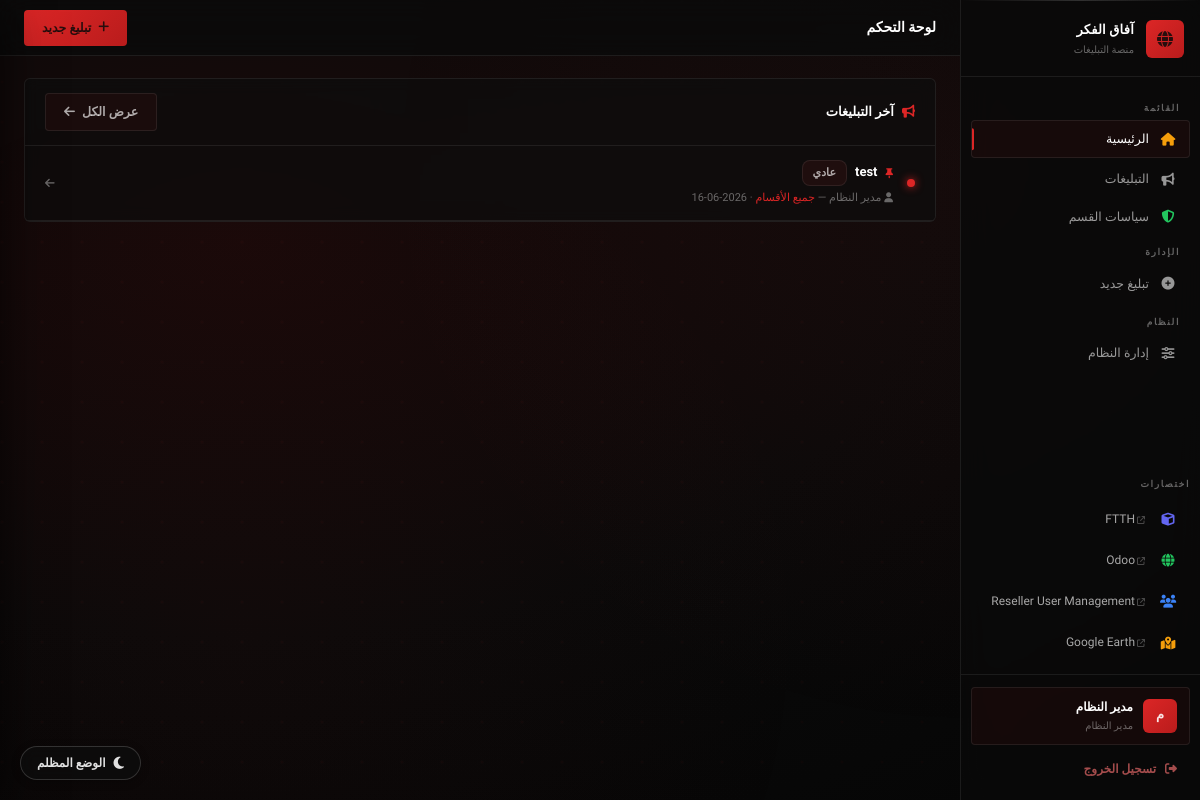
The page /dashboard (signed in) on the database as committed earlier.
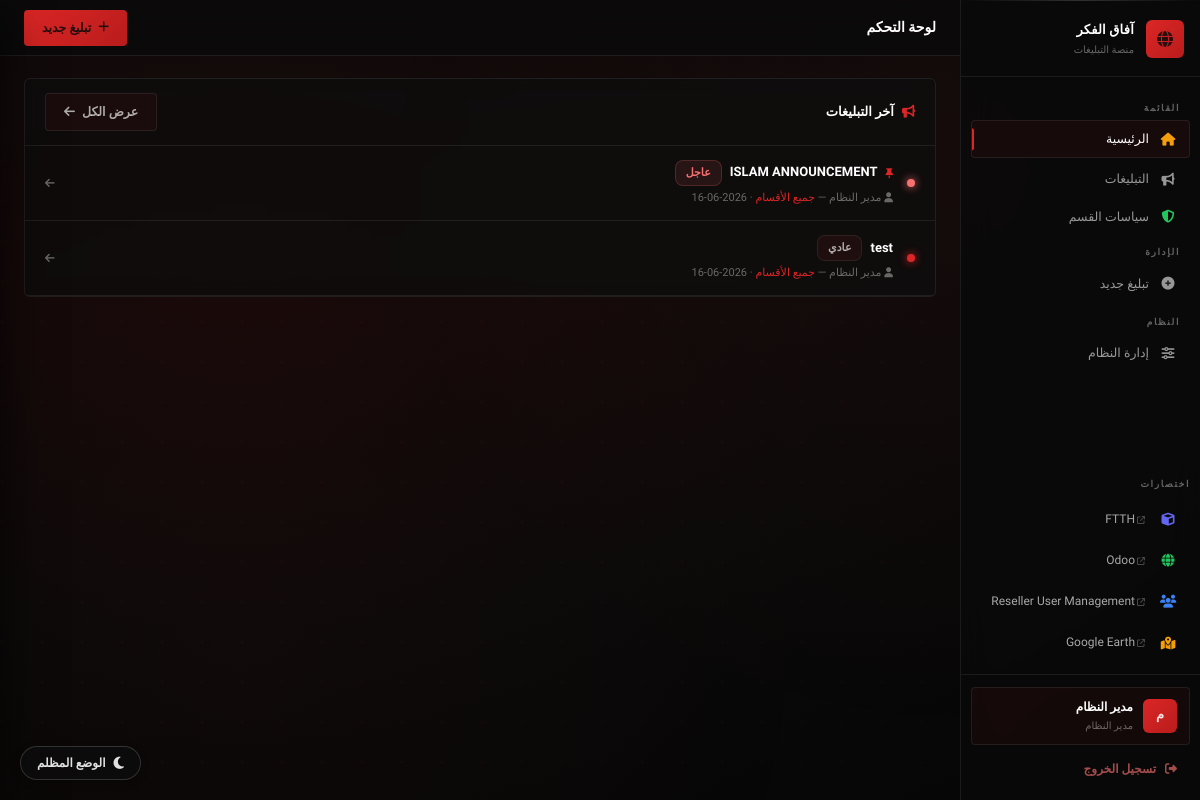
The same page on the database as committed later.
### tables this page shows
CREATE TABLE "announcements" (
    id INTEGER PRIMARY KEY AUTOINCREMENT,
    title TEXT NOT NULL,
    body TEXT NOT NULL,
    priority TEXT DEFAULT 'normal',
    department_id INTEGER,
    created_by INTEGER NOT NULL,
    created_at TIMESTAMP DEFAULT CURRENT_TIMESTAMP,
    updated_at TIMESTAMP,
    is_pinned INTEGER DEFAULT 0,
    is_global INTEGER DEFAULT 0,
    FOREIGN KEY (department_id) REFERENCES departments(id),
    FOREIGN KEY (created_by) REFERENCES users(id)
);

CREATE TABLE users (
        id INTEGER PRIMARY KEY AUTOINCREMENT,
        username TEXT NOT NULL UNIQUE,
        password TEXT NOT NULL,
        full_name TEXT NOT NULL,
        role TEXT NOT NULL CHECK(role IN ('superadmin','manager','employee')),
        department_id INTEGER,
        is_active INTEGER DEFAULT 1,
        created_at DATETIME DEFAULT CURRENT_TIMESTAMP,
        last_login DATETIME,
        FOREIGN KEY (department_id) REFERENCES departments(id)
    );

CREATE TABLE departments (
        id INTEGER PRIMARY KEY AUTOINCREMENT,
        name TEXT NOT NULL UNIQUE,
        name_ar TEXT NOT NULL,
        icon TEXT DEFAULT 'fas fa-building',
        color TEXT DEFAULT '#2563eb',
        created_at DATETIME DEFAULT CURRENT_TIMESTAMP
    );

### routes/dashboard.py (the view, shortened to what this page needs)
@dashboard_bp.route('/')
@dashboard_bp.route('/dashboard')
@login_required
def index():
    db   = get_db()
    role = session.get('role')
    dept = session.get('department_id')
    if role == 'superadmin':
        announcements = db.execute(
            "SELECT a.*, d.name_ar as dept_name, u.full_name as author FROM announcements a JOIN departments d ON a.department_id=d.id JOIN users u ON a.created_by=u.id ORDER BY a.is_pinned DESC, a.created_at DESC LIMIT 8"
        ).fetchall()
        stats = {
            'users':         db.execute("SELECT COUNT(*) as c FROM users WHERE role!='superadmin'").fetchone()['c'],
            'depts':         db.execute("SELECT COUNT(*) as c FROM departments").fetchone()['c'],
            'announcements': db.execute("SELECT COUNT(*) as c FROM announcements").fetchone()['c'],
            'urgent':        db.execute("SELECT COUNT(*) as c FROM announcements WHERE priority='urgent'").fetchone()['c'],
            'policies':      db.execute("SELECT COUNT(*) as c FROM policies").fetchone()['c'],
        }
    db.close()
    return render_template('dashboard.html', announcements=announcements, stats=stats)

### app.py (called while the page is built)
@app.context_processor
def utility_processor():
    def get_current_year():
        import datetime
        return datetime.datetime.now().year
    return dict(current_year=get_current_year())

### database/db.py (called while the page is built)
def get_db():
    conn = sqlite3.connect(DB_PATH)
    conn.row_factory = sqlite3.Row
    conn.execute("PRAGMA foreign_keys = ON")
    return conn

### routes/auth.py (called while the page is built)
def login_required(f):
    @functools.wraps(f)
    def decorated(*args, **kwargs):
        if 'user_id' not in session:
            return redirect(url_for('auth.login'))
        return f(*args, **kwargs)
    return decorated

### templates/dashboard.html (shortened to what this page needs)
{% extends "base.html" %}  {% block page_title %}لوحة التحكم{% endblock %} {% block content %}
<div class="card">
    <div class="card-head">
        <h2>
            <i class="fas fa-bullhorn" style="color: var(--accent)"></i> آخر
            التبليغات
        </h2>
        <a href="{{ url_for('announcements.index') }}" class="btn btn-ghost">
            عرض الكل <i class="fas fa-arrow-left"></i>
        </a>
    </div>
    <div>
        {% if announcements %} {% for ann in announcements %}
        <a
            href="{{ url_for('announcements.detail', ann_id=ann.id) }}"
            class="announcement-item"
            onmouseover="this.style.background = 'var(--bg-hover)'"
            onmouseout="this.style.background = ''"
        >
            <div
                class="priority-dot"
                style="background: {% if ann.priority == 'urgent' %}var(--red){% elif ann.priority == 'high' %}var(--orange){% else %}var(--accent){% endif %}; box-shadow: 0 0 8px {% if ann.priority == 'urgent' %}var(--red){% elif ann.priority == 'high' %}var(--orange){% else %}var(--accent){% endif %};"
            ></div>
            <div class="announcement-content">
                <div class="announcement-title-row">
                    {% if ann.is_pinned %}
                    <i class="fas fa-thumbtack pin-icon"></i>
                    {% endif %}
                    <span class="announcement-title">{{ ann.title }}</span>
                    <span class="badge b-{{ ann.priority }}">
                        {% if ann.priority == 'urgent' %}عاجل {% elif
                        ann.priority == 'high' %}مهم {% elif ann.priority ==
                        'low' %}منخفض {% else %}عادي{% endif %}
                    </span>
                </div>
                <div class="announcement-meta">
                    <i class="fas fa-user"></i> {{ ann.author }} {% if
                    session.role == 'superadmin' %} —
                    <span style="color: var(--accent)"
                        >{{ ann.dept_name }}</span
                    >
                    {% endif %} · {{ ann.created_at[:10] }}
                </div>
            </div>
            <i class="fas fa-arrow-left arrow-icon"></i>
        </a>
        {% endfor %} {% else %}
        <div class="empty">
            <i class="fas fa-bullhorn"></i>
            <h3>لا توجد تبليغات حتى الآن</h3>
            <p>لم يتم نشر أي تبليغ بعد</p>
        </div>
        {% endif %}
    </div>
</div>
{% endblock %}

Rows that differ between the two databases and show on the page:
added announcements: is_pinned 1 (drawn), title "ISLAM ANNOUNCEMENT", priority "عاجل", author "مدير النظام", dept_name "جميع الأقسام", created_at "2026-06-16"
changed announcements "test": is_pinned 1 → 0 (drawn)
